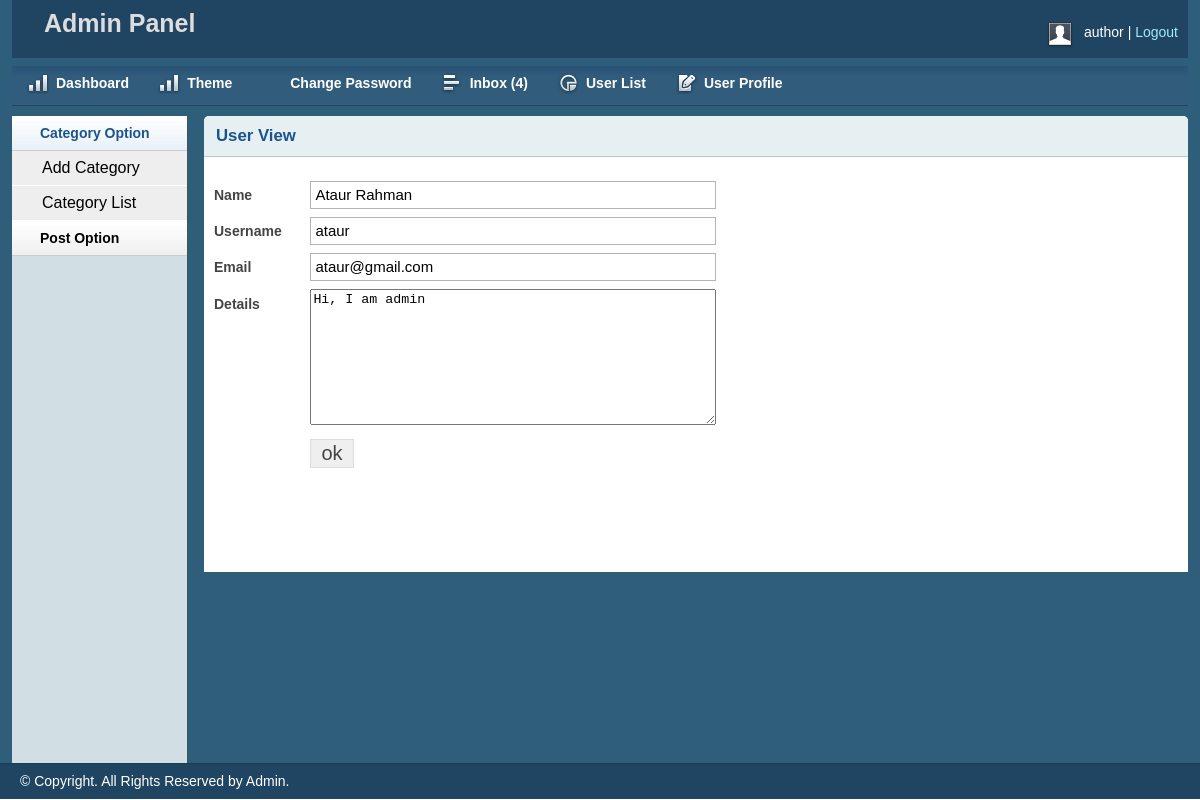
The app's page /admin/userview.php?userid=1 (signed in) with its own data.
### tables this page shows
CREATE TABLE `tbl_user` (
  `id` int(11) NOT NULL,
  `name` varchar(255) NOT NULL,
  `username` varchar(100) NOT NULL,
  `password` varchar(32) NOT NULL,
  `email` varchar(255) NOT NULL,
  `details` text NOT NULL,
  `role` int(11) NOT NULL
);

### lib/Database.php (called while the page is built, shortened)
<?php
Class Database{
	public $host   = DB_HOST;
	public $user   = DB_USER;
	public $pass   = DB_PASS;
	public $dbname = DB_NAME;
	public $link;
	private function connectDB(){
		$this->link = new mysqli($this->host, $this->user, $this->pass, $this->dbname);
	}
	public function select($query){
		$result = $this->link->query($query) or die($this->link->error.__LINE__);
		if($result->num_rows > 0){
			return $result;
		} else {
			return false;
		}
	}
}

### admin/userview.php (the view, shortened to what this page needs)
<?php include 'inc/header.php';?>
<?php include 'inc/sidebar.php';?>
<?php
if (isset($_GET['userid'])) {
    $userid = $_GET['userid'];
}
?>
<div class="grid_10">
    <div class="box round first grid">
        <h2>User View</h2>
        <div class="block">
         <table class="data display datatable" id="example">
         <?php
            $query = "SELECT * FROM tbl_user WHERE id='$userid'";
            $getData = $db->select($query);
            if ($getData) {
                while ($result = $getData->fetch_assoc()) {
        ?>
            <form action="" method="post">
                <table class="form">
                    <tr>
                        <td width="10%">
                            <label>Name</label>
                        </td>
                        <td>
                            <input type="text" readonly value="<?php echo $result['name'];?>"  />
                        </td>
                    </tr>
                    <tr>
                        <td>
                            <label>Username</label>
                        </td>
                        <td>
                            <input type="text" readonly value="<?php echo $result['username']?>"  />
                        </td>
                    </tr>
                    <tr>
                        <td>
                            <label>Email</label>
                        </td>
                        <td>
                            <input type="text" readonly value="<?php echo $result['email']?>"  />
                        </td>
                    </tr>
                    <tr>
                        <td style="vertical-align: top; padding-top: 9px;">
                            <label>Details</label>
                        </td>
                        <td>
                           <textarea style='width:400px; height: 130px;' readonly><?php echo $result['details']?> </textarea>
                        </td>
                    </tr>
    				<tr>
                        <td></td>
                        <td>
                            <input type="submit" name="submit" Value="ok" />
                        </td>
                    </tr>
                </table>
            </form>
            <?php } }?>
        </div>
    </div>
</div>
<?php include 'inc/footer.php';?>

### admin/css/layout.css (style rules this page uses)
body { background: #fff none repeat scroll 0 0; color: #444; font-size: 14px; padding: 0; }
h1, h2, h3, h4, h5, h6 { line-height:1.2em; margin-bottom:.3em; }
h2 { margin-top:1em; }
.box { background:#fff; margin-bottom:20px; padding:10px 10px 10px 10px; margin-left:-8px; }
.box.grid { padding-bottom:40px; }
.box.round { -moz-border-radius: 5px 5px 0px 0px; -webkit-border-radius: 5px 5px 0px 0px; border-radius: 5px 5px 0px 0px; }
.box h2 { font-size:1.2em; font-weight:bold; color:#1B548D; background:#E6F0F3; margin:-10px -10px 0 -10px; padding:10px 12px; border-bottom:1px solid #B3CBD6; -moz-border-radius: 5px 5px 0px 0px; -webkit-border-radius: 5px 5px 0px 0px; border-radius: 5px 5px 0px 0px; }
.box.first { min-height: 406px; }
.block { padding-top:20px; }
table.form { width:100%; }
table.form td { padding:4px 0px; }
table.form label { font-weight:bold; }
table.form input, table.form select { font-size: 15px; padding: 4px 4px 5px 4px; border-top: 1px solid #b3b3b3; border-left: 1px solid #b3b3b3; border-right: 1px solid #eaeaea; border-bottom: 1px solid #eaeaea; }
table.form input[type="submit"] { border: 1px solid #ddd; color: #444; cursor: pointer; font-size: 20px; padding: 2px 10px; }
.block { padding-bottom:1px; }
table.display { margin: 0 auto; clear: both; width: 100%; }

### admin/userview.php (style rules this page uses)
input[type="text"] { width: 396px; border: 1px solid #b3b3b3 !important; }

### records on screen
tbl_user: name "Ataur Rahman", username "ataur", email "ataur@gmail.com", details "Hi, I am admin"

### other values on screen
Session::get('userName') "author"
$msg "4"
